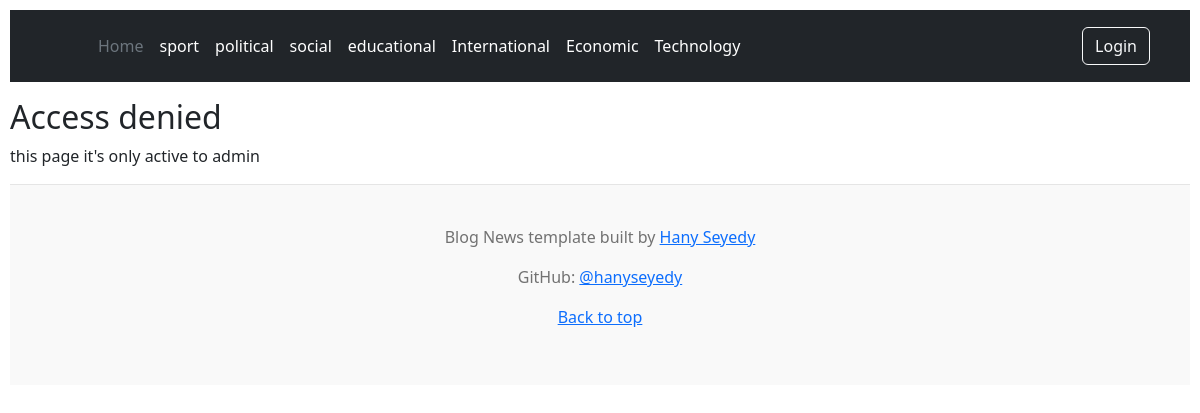
/create, run on the app's committed database.
### final/models.py (models this page shows)
class Category(models.Model):
    categoryName = models.CharField(max_length=50)
    def __str__(self):
        return self.categoryName

### final/views.py (the view, shortened to what this page needs)
# urls.py: path("create", views.createListing, name="create"),
def createListing(request):
    if request.method == "GET":
        allCategories = Category.objects.all()
        return render(request, "final/createnew.html", {
            "categories" : allCategories
        })

### final/templates/final/createnew.html
{% extends "final/layout.html" %} {% block body %}
{% if user.is_authenticated %}
  <h2>Create New</h2>
  <form action="{% url 'create' %}" method="POST">
    {% csrf_token %}
    <div class="form-group">
      <label for="title">Title</label>
      <input type="text" class="form-control" name="title" id="title" placeholder="Enter Title" required/>
    </div>
    <div class="form-group mt-3">
      <label for="description">Content</label>
      <textarea name="description" id="editor" class="form-control" rows="10"></textarea>
    </div>
    <div class="form-group mt-3">
      <label for="imageurl">News Thumbnail URL</label>
      <input type="text" class="form-control" name="imageurl" id="imageurl" placeholder="Enter Image URL" />
    </div>
    <div class="form-group mt-3">
      <label for="category">Select Category</label><br>
      <select name="category" id="category" class="form-select mb-2" required>
        {% for cat in categories %}
        <option value="{{ cat }}">{{ cat }}</option>
        {% endfor %}
      </select>
    </div>
    <button type="submit" class="btn btn-success">Create New</button>
  </form>
{% else %}
  <h2>Access denied</h2>
  <p>this page it's only active to admin</p>
{% endif %}
{% endblock %}

### final/templates/final/layout.html (shortened to what this page needs)
{% load static %}
<!DOCTYPE html>
<html lang="en">
  <head>
    <link href="https://cdn.jsdelivr.net/npm/bootstrap@5.3.3/dist/css/bootstrap.min.css" rel="stylesheet"
>
    <link href="{% static 'final/styles.css' %}" rel="stylesheet" />
  </head>
  <body>
    <header class="p-3 bg-dark text-white mb-3" id="go-top">
      <div class="container">
        <div class="d-flex flex-wrap align-items-center justify-content-center justify-content-lg-start">
          <a href="/" class="d-flex align-items-center mb-2 mb-lg-0 text-white text-decoration-none">
            <svg class="bi me-2" width="40" height="32" role="img" aria-label="Bootstrap">
              <use xlink:href="#bootstrap"></use>
            </svg>
          </a>
            <ul class="nav col-12 col-lg-auto me-lg-auto mb-2 justify-content-center mb-md-0">
              <li><a href="{% url 'index' %}"  class="nav-link px-2 text-secondary">Home</a></li>
                {% for cat in categories %}
                  <li>
                    <form id="my_form_{{ cat }}" action="{% url 'displayCategory' %}" method="POST">
                      <a href="javascript:{}" onclick="document.getElementById('my_form_{{ cat }}').submit();" class="nav-link px-2 text-white">{{ cat }}</a>
                      </form>
                  </li>
                {% endfor %}
            </ul>
          <div class="text-end justify-content-right">
            {% if user.is_authenticated %}
              <a type="button" class="btn btn-outline-light me-2" href="{% url 'logout' %}">Log out</a>
              <a type="button" class="btn btn-warning" href="{% url 'create' %}">Create New</a>
            {% else %}
              <a type="button" class="btn btn-outline-light me-2" href="{% url 'login' %}">Login</a>
            {% endif %}
          </div>
        </div>
      </div>
    </header>
    {% block body %} {% endblock %}
    <footer class="blog-footer">
      <p>Blog News template built by <a href="https://hanyseyedy.ir/?lang=en">Hany Seyedy</a> </p>
      <p>GitHub: <a href="https://github.com/hanyseyedy">@hanyseyedy</a></p>
      <p>
        <a href="#go-top">Back to top</a>
      </p>
    </footer>
  </body>
</html>

### final/static/final/styles.css (style rules this page uses)
html { scroll-behavior: smooth; }
body { padding: 10px; }
.blog-footer { padding: 2.5rem 0; color: #727272; text-align: center; background-color: #f9f9f9; border-top: .05rem solid #e5e5e5; }

### data on the page
Category: categoryName "sport"
Category: categoryName "political"
Category: categoryName "social"
Category: categoryName "educational"
Category: categoryName "International"
Category: categoryName "Economic"
Category: categoryName "Technology"
